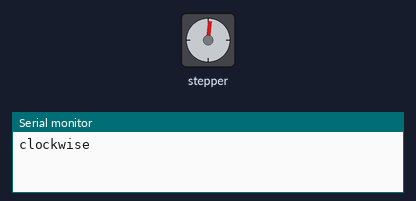
A sketch run on a simulated Arduino Uno, built with avr-gcc and run on an emulated ATmega328P. Parts: stepper motor, the last lines printed to the serial monitor. Stepper angles assume 200 steps per turn. At 20.2 s the program stops and its outputs stay as they are.

Above: at 0.15 s.
At 4.99 s:
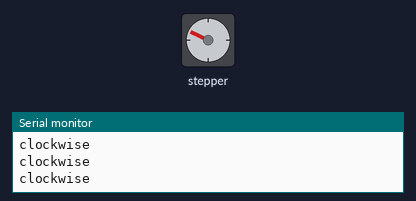
At 10.13 s:
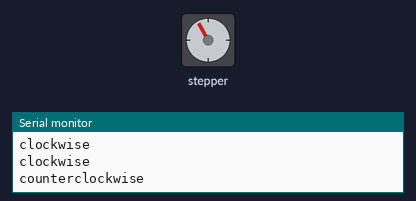
At 20.2 s:
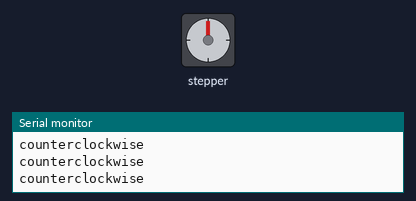
Timing chart, 0 to 21.7 s (numbered marks = the images above):
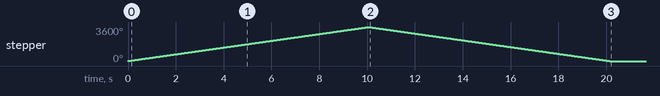

The sketch:

HelloUno.ino
```cpp
/*
 * Author : Justin Kaipada
 * Purpose: The script here runs in the audrino IDE
 * and is used to run stepper motors from initial position until
 * STEPS_COVERED is reached and then return back to the original
 * position it started from. This was written to power a camera
 * slider that was made using an audrino.
 **/
#include <Stepper.h>

const int stepsPerRevolution = 200;

// Initialize the stepper library on pins 8 through 11:
Stepper myStepper(stepsPerRevolution, 8, 9, 10, 11);
bool direction = true;
int steps_cw   = 0;
int steps_ccw  = 0;

const int STEPS_COVERED = 10;  // Change this variable to chnage the
                               // number of steps taken by the stepper
                               // motor

void setup()
{
    myStepper.setSpeed(60);  // Set the speed at 60 rpm:
    Serial.begin(9600);      // Initialize the serial port:
}

void loop()
{
    if (direction) {
        // Step clockwise direction
        Serial.println("clockwise");
        myStepper.step(stepsPerRevolution);
        steps_cw++;
        if (steps_cw >= STEPS_COVERED) {
            direction = false;
            steps_ccw = steps_cw;
        }
    } else {
        // Step anti-clockwise direction
        Serial.println("counterclockwise");
        myStepper.step(-stepsPerRevolution);
        steps_ccw--;
        if (steps_ccw <= 0) {
            // Exit when the initial position is reached
            exit(0);
        }
    }
}
```

Measured:
- by itself, stepper: turns 3600° clockwise in 10.1 s, then 3600° counter-clockwise in 10.1 s
